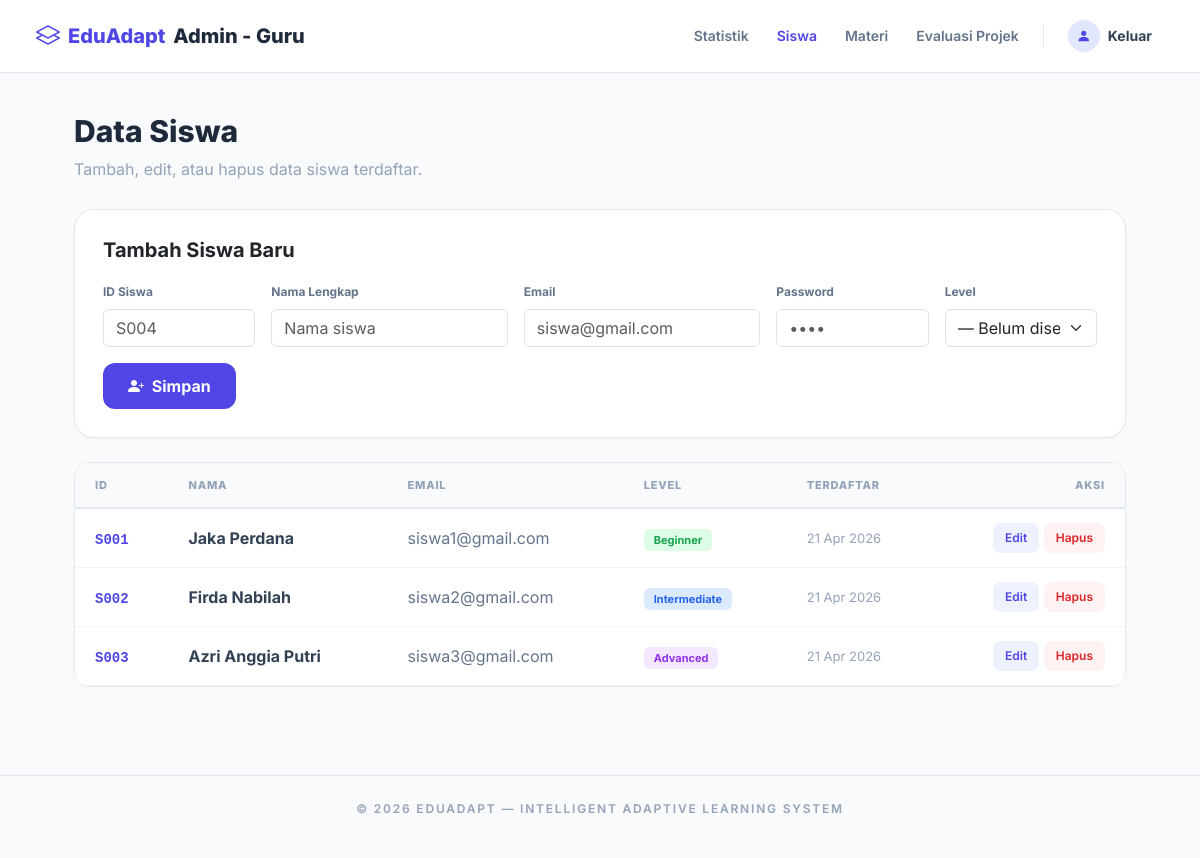
Screenshot of /guru/students.php (signed in) with the database file from the repository.
### tables this page shows
CREATE TABLE `users` (
  `id` varchar(10) NOT NULL,
  `name` varchar(100) NOT NULL,
  `email` varchar(100) NOT NULL,
  `password` varchar(255) NOT NULL,
  `role` enum('admin','student') NOT NULL DEFAULT 'student',
  `classification_level` enum('Beginner','Intermediate','Advanced') DEFAULT NULL,
  `created_at` timestamp NOT NULL DEFAULT current_timestamp()
);

### guru/students.php (the view, shortened to what this page needs)
<?php
require_once __DIR__ . '/../koneksi.php';
$edit_data = null;
$students = $conn->query("SELECT id, name, email, classification_level, created_at FROM users WHERE role = 'student' ORDER BY id ASC");
?>
<!DOCTYPE html>
<html lang="id">
<head>
    <link rel="stylesheet" href="../node_modules/bootstrap/dist/css/bootstrap.min.css">
</head>
<body>
<?php include __DIR__ . '/../includes/header.php'; ?>
<main style="max-width: 1100px; margin: 0 auto; padding: 40px 24px;" class="animate-in">
    <h1 style="font-size: 1.875rem; font-weight: 800; color: #1e293b;">Data Siswa</h1>
    <p style="color: #94a3b8; margin-bottom: 28px;">Tambah, edit, atau hapus data siswa terdaftar.</p>
    <div class="card-custom mb-4">
        <h5 style="font-weight: 700; margin-bottom: 16px;"><?= $edit_data ? 'Edit Siswa' : 'Tambah Siswa Baru' ?></h5>
        <form method="POST">
            <div class="row g-3">
                <div class="col-md-2">
                    <label class="form-label" style="font-size:12px; font-weight:700; color:#64748b;">ID Siswa</label>
                    <input type="text" name="id" class="form-control" required placeholder="S004" value="<?= htmlspecialchars($edit_data['id'] ?? '') ?>" <?= $edit_data ? 'readonly' : '' ?>>
                </div>
                <div class="col-md-3">
                    <label class="form-label" style="font-size:12px; font-weight:700; color:#64748b;">Nama Lengkap</label>
                    <input type="text" name="name" class="form-control" required placeholder="Nama siswa" value="<?= htmlspecialchars($edit_data['name'] ?? '') ?>">
                </div>
                <div class="col-md-3">
                    <label class="form-label" style="font-size:12px; font-weight:700; color:#64748b;">Email</label>
                    <input type="email" name="email" class="form-control" required placeholder="siswa@gmail.com" value="<?= htmlspecialchars($edit_data['email'] ?? '') ?>">
                </div>
                <div class="col-md-2">
                    <label class="form-label" style="font-size:12px; font-weight:700; color:#64748b;">Password <?= $edit_data ? '(kosongkan jika tidak diubah)' : '' ?></label>
                    <input type="text" name="password" class="form-control" placeholder="••••" <?= $edit_data ? '' : 'required' ?>>
                </div>
                <div class="col-md-2">
                    <label class="form-label" style="font-size:12px; font-weight:700; color:#64748b;">Level</label>
                    <select name="classification_level" class="form-select">
                        <option value="">— Belum diset —</option>
                    </select>
                </div>
            </div>
            <div class="mt-3 d-flex gap-2">
                <button type="submit" class="btn" style="background: #4f46e5; color: #fff; font-weight: 700; padding: 10px 24px; border-radius: 12px;">
                    <i class="bi bi-<?= $edit_data ? 'pencil-square' : 'person-plus-fill' ?> me-1"></i> <?= $edit_data ? 'Update' : 'Simpan' ?>
                </button>
            </div>
        </form>
    </div>
    <div class="table-custom bg-white">
        <table class="table mb-0">
            <thead><tr><th>ID</th><th>Nama</th><th>Email</th><th>Level</th><th>Terdaftar</th><th class="text-end">Aksi</th></tr></thead>
            <tbody>
                <?php while ($s = $students->fetch_assoc()): ?>
                <tr>
                    <td><code style="color:#4f46e5; font-weight:700;"><?= $s['id'] ?></code></td>
                    <td style="font-weight: 700;"><?= htmlspecialchars($s['name']) ?></td>
                    <td style="color: #64748b;"><?= $s['email'] ?></td>
                    <td>
                        <?php
                        $lv = $s['classification_level'] ?? '';
                        $colors = ['Beginner' => ['#dcfce7','#16a34a'], 'Intermediate' => ['#dbeafe','#2563eb'], 'Advanced' => ['#f3e8ff','#9333ea']];
                        if (isset($colors[$lv])):
                        ?>
                            <span class="badge-level" style="background:<?= $colors[$lv][0] ?>; color:<?= $colors[$lv][1] ?>;"><?= $lv ?></span>
                        <?php else: ?>
                            <span style="color:#cbd5e1;">—</span>
                        <?php endif; ?>
                    </td>
                    <td style="color:#94a3b8; font-size:13px;"><?= date('d M Y', strtotime($s['created_at'])) ?></td>
                    <td class="text-end">
                        <a href="students.php?edit=<?= $s['id'] ?>" class="btn-action" style="background:#eef2ff; color:#4f46e5;">Edit</a>
                        <a href="students.php?hapus=<?= $s['id'] ?>" class="btn-action" style="background:#fef2f2; color:#dc2626;" onclick="return confirm('Yakin hapus siswa ini?')">Hapus</a>
                    </td>
                </tr>
                <?php endwhile; ?>
            </tbody>
        </table>
    </div>
</main>
<?php include __DIR__ . '/../includes/footer.php'; ?>
</body>
</html>

### guru/students.php (style rules this page uses)
.card-custom { background: #fff; border-radius: 20px; border: 1px solid #e2e8f0; padding: 28px; box-shadow: 0 1px 3px rgba(0,0,0,0.04); }
.table-custom { border-radius: 16px; overflow: hidden; border: 1px solid #e2e8f0; }
.table-custom table { margin: 0; }
.table-custom th { background: #f8fafc; font-size: 11px; font-weight: 800; color: #94a3b8; text-transform: uppercase; letter-spacing: 0.8px; padding: 14px 20px; border-bottom: 2px solid #e2e8f0; }
.table-custom td { padding: 14px 20px; vertical-align: middle; color: #334155; border-bottom: 1px solid #f1f5f9; }
.badge-level { padding: 4px 10px; border-radius: 6px; font-size: 11px; font-weight: 700; }
.btn-action { padding: 6px 12px; border-radius: 8px; font-size: 12px; font-weight: 600; border: none; cursor: pointer; text-decoration: none; display: inline-block; }
.animate-in { animation: fadeInUp 0.5s ease-out; }

### includes/header.php (style rules this page uses)
body { font-family: 'Inter', sans-serif !important; background-color: #f8fafc; }

### rows the page displays
users: id "S001", name "Jaka Perdana", email "siswa1@gmail.com", classification_level "Beginner", created_at "21 Apr 2026"
users: id "S002", name "Firda Nabilah", email "siswa2@gmail.com", classification_level "Intermediate", created_at "21 Apr 2026"
users: id "S003", name "Azri Anggia Putri", email "siswa3@gmail.com", classification_level "Advanced", created_at "21 Apr 2026"
